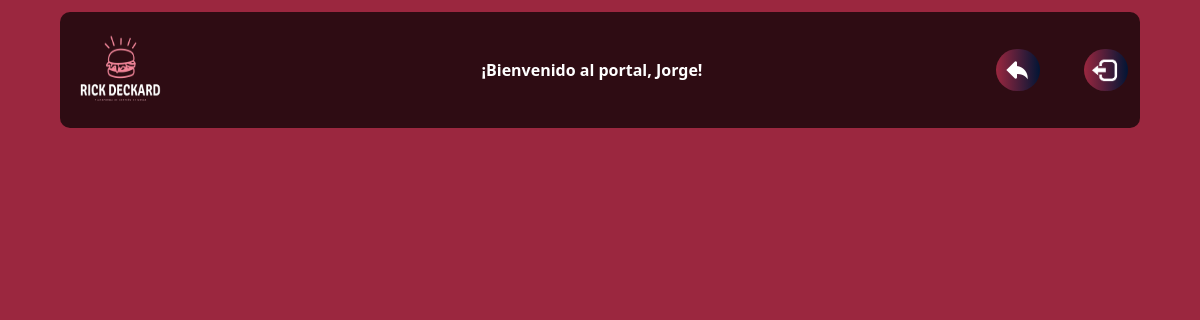
Before: /comedores/comedor.php?id=5 (signed in) with the older database file.
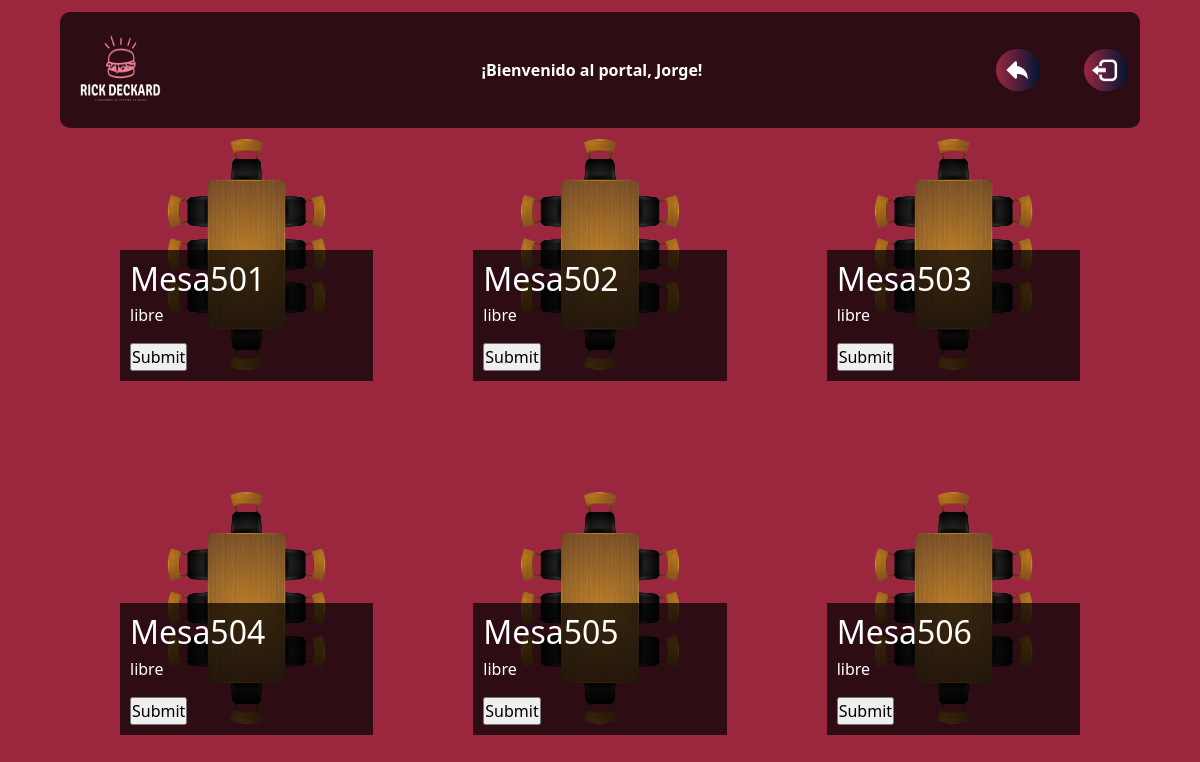
After: the same page with the newer database file.
### tables this page shows
CREATE TABLE mesas (
    id_mesa INT PRIMARY KEY,
    numero_mesa INT,
    id_sala INT,
    estado ENUM('libre','ocupada') DEFAULT ('libre'),    
    FOREIGN KEY (id_sala) REFERENCES salas(id_sala)      
);

### comedores/comedor.php (the view, shortened to what this page needs)
<!DOCTYPE html>
<html lang="en">
<head>
    <link rel="stylesheet" href="../css/comedor.css">
    <link href="https://cdn.jsdelivr.net/npm/bootstrap@5.0.2/dist/css/bootstrap.min.css" rel="stylesheet">
</head>
<body>
    <nav class="navbar navbar-light bg-lights position-top">
        <div class="container">
            <a class="navbar-brand " href="../mostra.php">
                <img src="../img/LOGORICK _Blanco.png" alt="" width="100" height="90">
            </a>
            <div class="saludo">
            <b style="color:white">¡Bienvenido al portal, <?php echo $_SESSION['user'];?>!</b>
            </div>
            <div>
            <a href="../comedores.php"><button class="atrasboton"><img class="atrasimg" src="../img/atras.png" alt=""></button></a>
            <a href="../inc/salir.php"><button class="logoutboton"><img class="logoutimg" src="../img/LOGOUT.png" alt=""></button></a>
            </div>
        </div>
    </nav>
    <div class="centrado">
    <?php
    if (isset($_GET['id'])) {
        include './../inc/conexion.php';
        $id = trim(mysqli_real_escape_string($conn,$_GET['id']));
        $sql = "SELECT * FROM mesas WHERE id_sala = ?";
        $stmt = mysqli_prepare($conn,$sql);
        mysqli_stmt_bind_param($stmt, "s",$id);
        mysqli_stmt_execute($stmt);
        $res = mysqli_stmt_get_result($stmt);
        echo '<div class="image-grid">';
        foreach ($res as $mesa) {
            echo'<a><div class="image-item">';
            if ($mesa['estado'] == "ocupada") {
                echo '<img class="filtro" src="../img/mesas.png" alt="Imagen 1">';
                echo '<div class="image-text"><h2> Mesa'.$mesa['numero_mesa'].'</h2>';
                echo '<p class="diss">'.$mesa['estado'].'</p>';
                echo "<form method='POST' action='../inc/procesar.php'>";
                echo "<input type='hidden' name='id_sala' value=".$mesa['id_sala'].">";
                echo "<input type='hidden' name='numero_mesa' value=".$mesa['numero_mesa'].">";
                echo "<input type='submit'>";
                echo "</form>";
            }else{
                echo '<img class="" src="../img/mesas.png" alt="Imagen 1">';
                echo '<div class="image-text"><h2> Mesa'.$mesa['numero_mesa'].'</h2>';
                echo '<p>'.$mesa['estado'].'</p>';
                echo "<form method='POST' action='../inc/procesar.php'>";
                echo "<input type='submit'>";
                echo "</form>";
            }
            echo '</div></div></a>';
        }
    }else{
    }
    ?>
</div>
</body>
</html>

Changed rows visible on the page:
now on this page (row edited): mesas: numero_mesa "501", estado "libre"
now on this page (row edited): mesas: numero_mesa "502", estado "libre"
now on this page (row edited): mesas: numero_mesa "503", estado "libre"
now on this page (row edited): mesas: numero_mesa "504", estado "libre"
now on this page (row edited): mesas: numero_mesa "505", estado "libre"
now on this page (row edited): mesas: numero_mesa "506", estado "libre"
